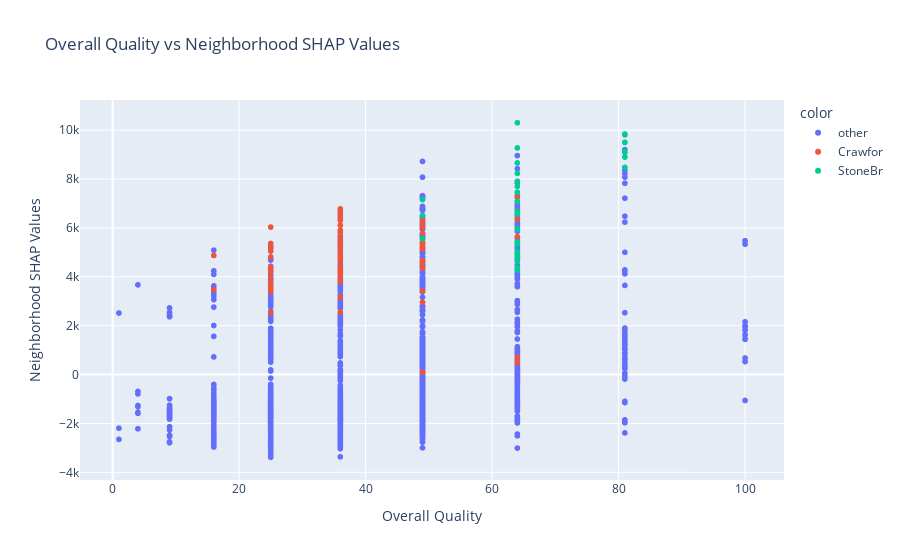

Here is the notebook cell this chart was saved with:
### Code cell
fig = px.scatter(
    x=X.OverallQual, 
    y=shap_values_df.Neighborhood, 
    color = color_transformed,
    labels={'x': 'Overall Quality', 'y': 'Neighborhood SHAP Values'},
    title='Overall Quality vs Neighborhood SHAP Values'
) 

# Show the plot
fig.show()

### Figure 1 — Plotly figure (JSON) as saved in the notebook; plotly's stock layout.template omitted (floating-point values rounded to 4 significant figures; data arrays with more than 128 entries replaced by an {"elided": "..."} marker saying what was removed)
{"data": [{"hovertemplate": "color=other<br>Overall Quality=%{x}<br>Neighborhood SHAP Values=%{y}<extra></extra>", "legendgroup": "other", "marker": {"color": "#636efa", "symbol": "circle"}, "mode": "markers", "name": "other", "showlegend": true, "type": "scattergl", "x": {"elided": "2225 int values"}, "xaxis": "x", "y": {"elided": "2225 float values"}, "yaxis": "y"}, {"hovertemplate": "color=Crawfor<br>Overall Quality=%{x}<br>Neighborhood SHAP Values=%{y}<extra></extra>", "legendgroup": "Crawfor", "marker": {"color": "#EF553B", "symbol": "circle"}, "mode": "markers", "name": "Crawfor", "showlegend": true, "type": "scattergl", "x": [36, 25, 36, 49, 49, 36, 49, 49, 36, 36, 49, 25, 25, 25, 64, 25, 64, 25, 36, 49, 64, 36, 64, 49, 25, 36, 25, 49, 49, 36, 36, 36, 25, 49, 25, 49, 36, 36, 36, 36, 36, 25, 25, 64, 36, 36, 36, 49, 64, 49, 64, 25, 36, 36, 36, 16, 49, 36, 49, 49, 36, 36, 36, 25, 49, 64, 49, 49, 16, 36, 25, 49, 36, 49, 25], "xaxis": "x", "y": [4421.0, 5362.0, 5116.0, 2962.0, 5549.0, 4142.0, 3415.0, 6285.0, 4246.0, 4023.0, 5134.0, 4812.0, 4405.0, 5072.0, 6366.0, 4212.0, 5636.0, 4001.0, 2548.0, 5217.0, 7256.0, 6317.0, 6691.0, 5537.0, 2540.0, 4644.0, 3521.0, 4652.0, 5319.0, 6412.0, 5400.0, 5380.0, 3752.0, 4582.0, 3516.0, 97.46, 4951.0, 5574.0, 5901.0, 5364.0, 4793.0, 5258.0, 3746.0, 716.8, 5798.0, 6623.0, 5260.0, 5418.0, 4633.0, 4642.0, 502.4, 3765.0, 6109.0, 6420.0, 3995.0, 3477.0, 5344.0, 6779.0, 6299.0, 6241.0, 5340.0, 4292.0, 3157.0, 6035.0, 4553.0, 492.6, 6059.0, 5782.0, 4873.0, 3799.0, 3388.0, 6030.0, 5225.0, 4348.0, 3616.0], "yaxis": "y"}, {"hovertemplate": "color=StoneBr<br>Overall Quality=%{x}<br>Neighborhood SHAP Values=%{y}<extra></extra>", "legendgroup": "StoneBr", "marker": {"color": "#00cc96", "symbol": "circle"}, "mode": "markers", "name": "StoneBr", "showlegend": true, "type": "scattergl", "x": [64, 49, 64, 64, 81, 81, 49, 64, 81, 64, 64, 64, 64, 64, 64, 81, 64, 64, 81, 64, 64, 64, 81, 64, 64, 64, 64, 64, 64, 81, 64, 49, 64], "xaxis": "x", "y": [7910.0, 6513.0, 4273.0, 5333.0, 8901.0, 9090.0, 7159.0, 7701.0, 9117.0, 5422.0, 5332.0, 10300.0, 8658.0, 6562.0, 5355.0, 8477.0, 4865.0, 6603.0, 9497.0, 5957.0, 4685.0, 9273.0, 9503.0, 8234.0, 7463.0, 5035.0, 4939.0, 7086.0, 4376.0, 9841.0, 6676.0, 5557.0, 4631.0], "yaxis": "y"}], "layout": {"legend": {"title": {"text": "color"}, "tracegroupgap": 0}, "title": {"text": "Overall Quality vs Neighborhood SHAP Values"}, "xaxis": {"anchor": "y", "domain": [0, 1], "title": {"text": "Overall Quality"}}, "yaxis": {"anchor": "x", "domain": [0, 1], "title": {"text": "Neighborhood SHAP Values"}}}}
